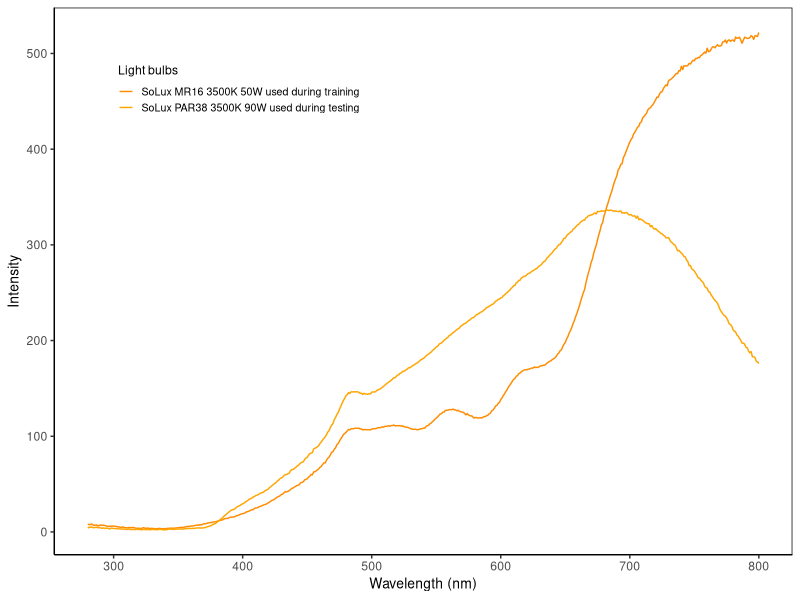

This figure's R source:
#~~~~~~~~~~~~~~~~~~~~~~~~~~~~~~~~~~~~~~~~~~~~~~~~~~~~~~~~~~~~~~~~~~~~~~~~~~~~~~~~~~~~~~~~~~~~~~~~~~~~~~~~~~~~~~~
#	 Malika IHLE      malika_ihle@hotmail.fr
#	 Plot irradiance light bulb used during training and testing
#  these measurements were taken by Calum in May 2017, using IT 2.5ms, and putting the probe directly under the light (90 degree angle)
#	 Start : 2019 04 03
#~~~~~~~~~~~~~~~~~~~~~~~~~~~~~~~~~~~~~~~~~~~~~~~~~~~~~~~~~~~~~~~~~~~~~~~~~~~~~~~~~~~~~~~~~~~~~~~~~~~~~~~~~~~~~~

table <- read.table("1_RawData/IrradianceLamps.txt", header=TRUE)
head(table)


library(ggplot2)


setEPS()
pdf(paste(here(), "5_FiguresReport/IrradianceLamps.pdf", sep="/"), height=3, width=6.8)

ggplot(data=table, aes(x=nm, y=intensity, colour = lamp)) +
  scale_y_continuous(name = "Intensity") +
  scale_x_continuous(name = "Wavelength (nm)") +
  scale_color_manual(values = c("training"="orange","testing" ="darkorange"), 
                     labels = c("SoLux MR16 3500K 50W used during training" ,
                                "SoLux PAR38 3500K 90W used during testing")) +
                       
  geom_line() +
 theme_classic() +
  theme (panel.border = element_rect(colour = "black", fill=NA), # ad square box around graph 
         axis.title.x=element_text(size=10),
         axis.title.y=element_text(size=10),
         legend.position=c(0.25,0.85),
         legend.title = element_text(size=rel(0.8)),
         legend.text = element_text(size=rel(0.7)),
         legend.key.size = unit(0.8, 'lines'))+
guides(colour = guide_legend(title = "Light bulbs")) 


dev.off()
